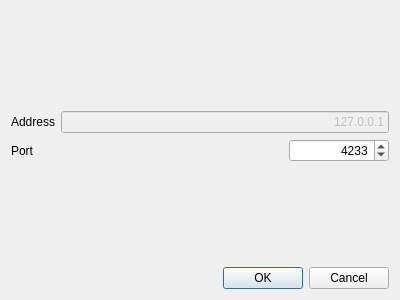
<?xml version="1.0" encoding="UTF-8"?>
<ui version="4.0">
 <class>Dialog</class>
 <widget class="QDialog" name="Dialog">
  <property name="geometry">
   <rect>
    <x>0</x>
    <y>0</y>
    <width>400</width>
    <height>300</height>
   </rect>
  </property>
  <property name="windowTitle">
   <string>Dialog</string>
  </property>
  <layout class="QGridLayout" name="gridLayout">
   <item row="0" column="0" colspan="2">
    <widget class="QWidget" name="widget_2" native="true"/>
   </item>
   <item row="1" column="0">
    <widget class="QLabel" name="label">
     <property name="text">
      <string>Address</string>
     </property>
    </widget>
   </item>
   <item row="3" column="0" colspan="2">
    <widget class="QWidget" name="widget" native="true"/>
   </item>
   <item row="1" column="1">
    <widget class="QLineEdit" name="addressEdit">
     <property name="enabled">
      <bool>false</bool>
     </property>
     <property name="text">
      <string>127.0.0.1</string>
     </property>
     <property name="alignment">
      <set>Qt::AlignRight|Qt::AlignTrailing|Qt::AlignVCenter</set>
     </property>
     <property name="readOnly">
      <bool>true</bool>
     </property>
    </widget>
   </item>
   <item row="2" column="0">
    <widget class="QLabel" name="label_2">
     <property name="text">
      <string>Port</string>
     </property>
    </widget>
   </item>
   <item row="2" column="1" alignment="Qt::AlignRight">
    <widget class="QSpinBox" name="portspin">
     <property name="sizePolicy">
      <sizepolicy hsizetype="Preferred" vsizetype="Fixed">
       <horstretch>0</horstretch>
       <verstretch>0</verstretch>
      </sizepolicy>
     </property>
     <property name="minimumSize">
      <size>
       <width>100</width>
       <height>0</height>
      </size>
     </property>
     <property name="maximumSize">
      <size>
       <width>100</width>
       <height>16777215</height>
      </size>
     </property>
     <property name="alignment">
      <set>Qt::AlignRight|Qt::AlignTrailing|Qt::AlignVCenter</set>
     </property>
     <property name="maximum">
      <number>65536</number>
     </property>
     <property name="value">
      <number>4233</number>
     </property>
    </widget>
   </item>
   <item row="4" column="1">
    <widget class="QDialogButtonBox" name="buttonBox">
     <property name="orientation">
      <enum>Qt::Horizontal</enum>
     </property>
     <property name="standardButtons">
      <set>QDialogButtonBox::Cancel|QDialogButtonBox::Ok</set>
     </property>
    </widget>
   </item>
  </layout>
 </widget>
 <resources/>
 <connections>
  <connection>
   <sender>buttonBox</sender>
   <signal>accepted()</signal>
   <receiver>Dialog</receiver>
   <slot>accept()</slot>
   <hints>
    <hint type="sourcelabel">
     <x>248</x>
     <y>254</y>
    </hint>
    <hint type="destinationlabel">
     <x>157</x>
     <y>274</y>
    </hint>
   </hints>
  </connection>
  <connection>
   <sender>buttonBox</sender>
   <signal>rejected()</signal>
   <receiver>Dialog</receiver>
   <slot>reject()</slot>
   <hints>
    <hint type="sourcelabel">
     <x>316</x>
     <y>260</y>
    </hint>
    <hint type="destinationlabel">
     <x>286</x>
     <y>274</y>
    </hint>
   </hints>
  </connection>
 </connections>
</ui>
